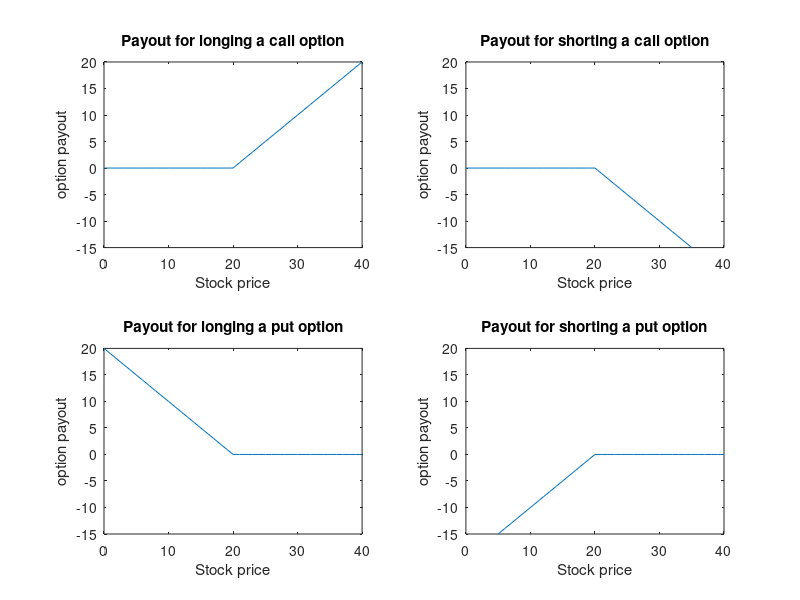

The MATLAB source for this figure: (Note: this script raises an error after producing the figure.)
%% Question 5 - a
clc; clear all; close all;
K = 20; % strike price
St = 0:40; % Price of the stock 
Polc = max(St-K,0); %Polc, payout for longing a call option
subplot(2,2,1);
plot(St,Polc)
axis([0 40 -15 20]);
title('Payout for longing a call option');
xlabel('Stock price');
ylabel('option payout');

posc = min(K-St,0); %Posc, payout for shorting a call option
subplot(2,2,2);
plot(St,posc)
axis([0 40 -15 20]);
title('Payout for shorting a call option');
xlabel('Stock price');
ylabel('option payout');

Polp = max(K-St,0); %Polp, payout for longing a put option
subplot(2,2,3);
plot(St,Polp)
axis([0 40 -15 20]);
title('Payout for longing a put option');
xlabel('Stock price');
ylabel('option payout');

posp = min(St-K,0); %Polc, payout for longing a put option
subplot(2,2,4);
plot(St,posp)
axis([0 40 -15 20]);
title('Payout for shorting a put option');
xlabel('Stock price');
ylabel('option payout');

%% Question 5 - c conditions
clc; clear all; close all;
S0 = 50; % S0 = the current value of a stock price under real-world probability
mu = .12; % mu = trend component
deltat = 1/360; % deltat = change in time 
r = .03; % annualized constant riskfree interest rate
T = 2; % T = Total time period
sigma = .15; % sigmat = variance

%% 
S = p1q5b_Lee(r, sigma, deltat, T, S0); % Risk neutral probability
S_rw = p1q4a_Lee(mu, sigma, deltat, T, S0); % Real World Probability
plot(S(1:end-1,1), S(1:end-1, 2), S(1:end-1,1), S_rw(1:end-1,2)); 
legend('Risk Neutral Probability','Real World Probability');


%% Question 5 - d
TE = 3/12; % Expiration date of the option is 3 month
K = 49; % strike price
S_rwrn = zeros(2000,2);
for i = 1:size(S_rwrn,1)
    S_rwrn(i,1) = p1q4e_Lee(mu, sigma, deltat, TE, S0);
    S_rwrn(i,2) = p1q5drn_Lee(r, sigma, deltat, TE, S0);
end

EpayoutRWRN_all = zeros(size(S_rwrn,1), 2);
for i = 1:size(S_rwrn,1)
    EpayoutRWRN_all(i,1) = S_rwrn(i,1) - K;
    EpayoutRWRN_all(i,2) = S_rwrn(i,2) - K;
end
EpayoutRW = mean(EpayoutRWRN_all(:,1));    
EpayoutRN = mean(EpayoutRWRN_all(:,2));
disp(['The real world probability call option payout is ',num2str(EpayoutRW),' The risk neutral probability call option payout is ', num2str(EpayoutRN)]);
